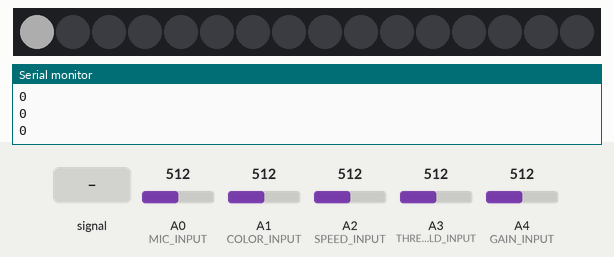
A sketch run on a simulated Arduino Uno, built with avr-gcc and run on an emulated ATmega328P. Parts: 16 RGB LEDs in strip order, left to right, the last lines printed to the serial monitor. The inputs (shaded band) are chosen by the test bench; at power-on: A0 (MIC_INPUT) = 512, A1 (COLOR_INPUT) = 512, A4 (GAIN_INPUT) = 512, A3 (THRESHOLD_INPUT) = 512, A2 (SPEED_INPUT) = 512. Dim RGB values are drawn brighter than linear; random numbers use the default seed unless the sketch sets one.

Above: at 2.8 s.
2.9 s: A0 (MIC_INPUT) fed a 200 Hz sine of ±81 counts around its level
At 4.0 s:
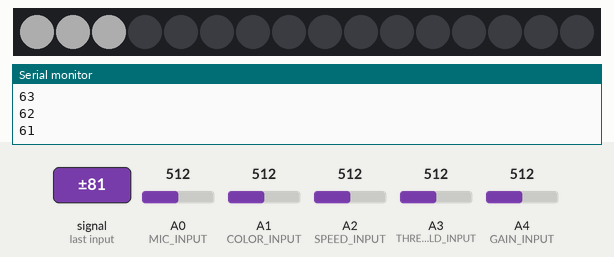
4.4 s: A0 (MIC_INPUT) set to 330
At 5.2 s:
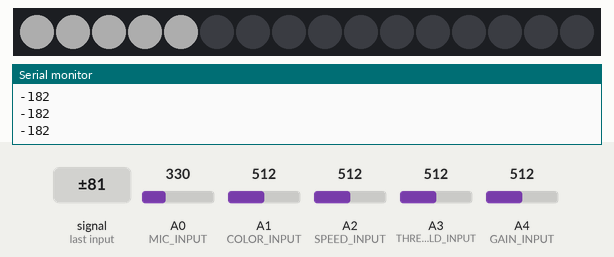
5.9 s: A1 (COLOR_INPUT) set to 330
At 6.8 s:
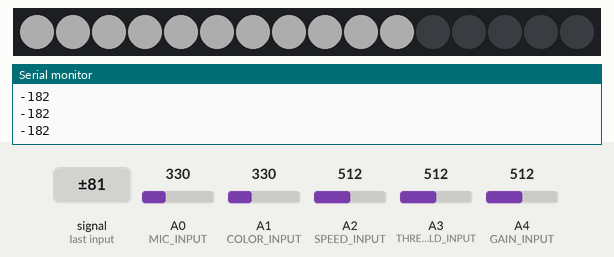
7.4 s: A4 (GAIN_INPUT) set to 330
At 7.9 s:
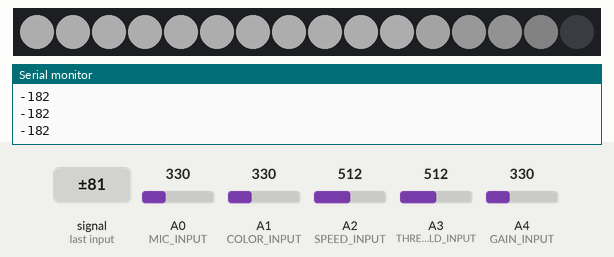
8.9 s: A3 (THRESHOLD_INPUT) set to 860
10.4 s: A0 (MIC_INPUT) fed a 1000 Hz sine of ±255 counts around its level
Timing chart, 0 to 13.0 s (numbered marks = the images above; inputs shaded):
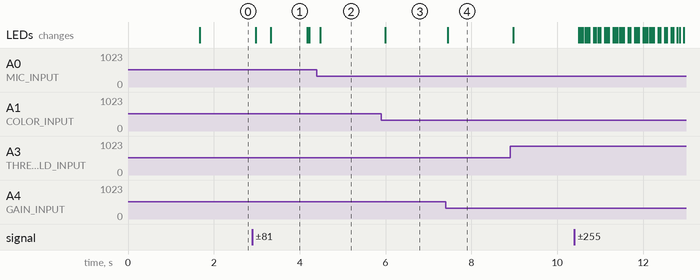

The sketch:

led_tower.ino
```cpp
// Update the configuration file of the TLC to put 3 TLC in cascade
#include "led.h"
#include "program.h"
#include "Tlc5940.h"


// Definition of the pin that receive the signal from the micro
#define MIC_INPUT A0

// Definition of the potentiometer of color adjustment
#define COLOR_INPUT A1

// Definition of the potentiometer of speed adjustment
#define SPEED_INPUT A2

// Definition of the potentiometer of threshold adjustment
#define THRESHOLD_INPUT A3

// Definition of the potentiometer of gain adjustment
#define GAIN_INPUT A4


// Initialization of a table of Leds and its RGB components
Led leds[16];
int red[16];
int green[16];
int blue[16];
int predefined_red[16];
int predefined_green[16];
int predefined_blue[16];

// Initialization of the variables from the Arduino analog inputs
int micro;
int color_pot;
int speed_pot;
int threshold_pot;
int gain_pot;
long average;

// Delay between two updates of Leds
int updates;

// Variables useful for independant programs
int counter;           // programs 1, 2, 3
int number_of_leds;    // program 3

void setup() {

  // Declaration of A0, A1, A2, A3 and A4 as inputs
  pinMode(MIC_INPUT, INPUT);
  pinMode(COLOR_INPUT, INPUT);
  pinMode(SPEED_INPUT, INPUT);
  pinMode(THRESHOLD_INPUT, INPUT);
  pinMode(GAIN_INPUT, INPUT);


  // Association of Leds to its RGB components
  for (int i=0 ; i<16 ; ++i){
    leds[i].red = i;
    leds[i].green = i + 16;
    leds[i].blue = i + 32;
  }

  // TLC initialization
  Tlc.init();
  Tlc.clear();

  // Initialization of useful variables
  counter = 0;
  number_of_leds = 0;

  // Initialization of the average value from the micro
  average = 0;

  for (int i=0 ; i<15000 ; ++i)
    average += analogRead(MIC_INPUT);
  average /= 15000;

  // Initialise the random number generator with a fairly random input (A5 is an unconnected pin)
  randomSeed(analogRead(A5));

  // Debug
  Serial.begin(9600);

}

void loop() {

  // Read the value from the inputs
  micro = analogRead(MIC_INPUT) - average;
  color_pot = analogRead(COLOR_INPUT);
  updates = analogRead(SPEED_INPUT);
  threshold_pot = analogRead(THRESHOLD_INPUT);
  gain_pot = analogRead(GAIN_INPUT);


  //independantProgram2(color_pot, updates, &counter, leds, red, green, blue, predefined_red, predefined_green, predefined_blue);
  //independantProgram3(updates, &counter, &number_of_leds, leds, red, green, blue, predefined_red, predefined_green, predefined_blue);
  //independantProgram4(color_pot, updates, &counter, leds, red, green, blue);
  //independantProgram5(updates, &counter, leds, red, green, blue, predefined_red, predefined_green, predefined_blue);
  program1(micro, color_pot, updates, threshold_pot, gain_pot, leds, red, green, blue);

}
```

functions.cpp
```cpp
#include "functions.h"


// Return the maximum between 2 int
int max2(int x, int y) {
  if (x > y)
    return x;
  else
    return y;
}


// Return the maximum between 3 int
int max3(int x, int y, int z) {
  return max2(x, max2(y, z));
}


// Return the minimum between 2 int
int min2(int x, int y) {
  if (x < y)
    return x;
  else
    return y;
}


// Return the maximum between 3 int
int min3(int x, int y, int z) {
  return min2(x, min2(y, z));
}
```

functions.h
```cpp
#ifndef FUNCTIONS_H
#define FUNCTIONS_H

int max2(int x, int y);
int max3(int x, int y, int z);
int min2(int x, int y, int z);
int min3(int x, int y, int z);


#endif // FUNCTIONS_H
```

led.cpp
```cpp
#include "led.h"


// Turn on a Led with the RGB components in parameter
void lightLed(Led led, int r, int g, int b) {
  Tlc.set(led.red, r / 5);                           // Red component of the LED
  Tlc.set(led.green, g / 5);                         // Green component of the LED
  Tlc.set(led.blue, b / 5);                          // Blue component of the LED
}


// Turn on gradually a Led to its RGB commands
// Return 1 if the Led reaches the command, 0 if not yet
int graduallyTurnOn(Led led, int red_command, int green_command, int blue_command, int * red, int * green, int * blue) {

  if (*red == red_command && *green == green_command && *blue == blue_command) {
      lightLed(led, *red, *green, *blue);
      return 1;
  }

  else {
    if (*red < red_command)
      *red += red_command / 50 + 1;    // +1, because when the command is too weak, the value isn't incremented
    if (*green < green_command)
      *green += green_command / 50 + 1;
    if (*blue < blue_command)
    *  blue += blue_command / 50 + 1;
  }

  if (*red > red_command)
    *red = red_command;
  if (*green > green_command)
    *green = green_command;
  if (*blue > blue_command)
    *blue = blue_command;

  lightLed(led, *red, *green, *blue);
  return 0;

}


// Turn off gradually a Led
// Return 1 when the Led is turned off, 0 if not yet
int graduallyTurnOff(Led led, int * red, int * green, int * blue) {

  if (*red == 0 && *green == 0 && *blue == 0)
    return 1;

  else {
    if (*red > 0)
      *red -= 82 * (*red / max3(*red, *green, *blue)) + 2;    // +2, because it can sometimes remain a weak color when the Led must be turned off
    if (*green > 0)
      *green -= 82 * (*green / max3(*red, *green, *blue)) + 2;
    if (*blue > 0)
      *blue -= 82 * (*blue / max3(*red, *green, *blue)) + 2;
  }

  if (*red < 0)
    *red = 0;
  if (*green < 0)
    *green = 0;
  if (*blue < 0)
    *blue = 0;

  lightLed(led, *red, *green, *blue);
  return 0;

}


// Set predefined colors to the Leds, according to the potentiometer that controls color
void predefinedColor(int color_pot, int * red, int * green, int * blue) {

  if (color_pot < 200){
    int predefined_red[16] = {0, 0, 0, 0, 0, 0, 0, 0, 800, 1600, 1900, 2400, 3000, 3500, 3800, 4095};
    int predefined_green[16] = {0, 600, 1000, 1600, 2400, 3200, 3800, 4095, 4095, 3800, 3200, 1900, 1300, 800, 300, 0};
    int predefined_blue[16] = {4095, 4000, 3800, 3600, 3500, 3200, 2400, 800, 0, 0, 0, 0, 0, 0, 0, 0};
    memcpy(red, predefined_red, 32);      // 32 is the number of bytes to be copied, and an int is on 2 bytes
    memcpy(green, predefined_green, 32);
    memcpy(blue, predefined_blue, 32);
  }

  else if (color_pot < 400) {
    int predefined_red[16] = {4095, 4095, 4095, 4095, 4095, 4095, 4095, 4095, 4095, 4095, 4095, 3000, 2000, 1500, 500, 0};
    int predefined_green[16] = {0, 0, 20, 50, 100, 200, 400, 700, 1000, 1500, 2000, 3000, 4095, 4095, 4095, 4095};
    int predefined_blue[16] = {0, 0, 0, 0, 0, 0, 0, 0, 0, 0, 0, 0, 200, 500, 1000, 2000};
    memcpy(red, predefined_red, 32);
    memcpy(green, predefined_green, 32);
    memcpy(blue, predefined_blue, 32);
  }

  else if (color_pot < 600) {
    int predefined_red[16] = {4095, 4095, 4095, 4095, 4095, 0, 0, 0, 0, 0, 0, 500, 1500, 4095, 4095, 4095};
    int predefined_green[16] = {0, 200, 1000, 2000, 4095, 4095, 4095, 4095, 4095, 1500, 500, 0, 0, 0, 0, 0};
    int predefined_blue[16] = {0, 0, 0, 0, 0, 0, 500, 1500, 4095, 4095, 4095, 4095, 4095, 2500, 500, 0};
    memcpy(red, predefined_red, 32);
    memcpy(green, predefined_green, 32);
    memcpy(blue, predefined_blue, 32);
  }

}


// Set a manual color to a Led from the color potentiometer
void singleColor(int color_pot, int * red, int * green, int * blue) {

  color_pot %= 1100;

  if (color_pot < 170) {          // Red + >green
    red[0] = 4095;
    green[0] = map(color_pot, 0, 170, 0, 4095);
    blue[0] = 0;
  }
  else if (color_pot < 340) {     // Green + <red
    red[0] = map(color_pot, 170, 340, 4095, 0);
    green[0] = 4095;
    blue[0] = 0;
  }
  else if (color_pot < 510) {     // Green + >blue
    red[0] = 0;
    green[0] = 4095;
    blue[0] = map(color_pot, 340, 510, 0, 4095);
  }
  else if (color_pot < 680) {     // Blue + <green
    red[0] = 0;
    green[0] = map(color_pot, 510, 680, 4095, 0);
    blue[0] = 4095;
  }
  else if (color_pot < 850) {     // Blue + >red
    red[0] = map(color_pot, 680, 850, 0, 4095);
    green[0] = 0;
    blue[0] = 4095;
  }
  else if (color_pot < 1020) {    // Red + <blue
    red[0] = 4095;
    green[0] = 0;
    blue[0] = map(color_pot, 850, 1020, 4095, 0);
  }
  else {                          // Red
    red[0] = 4095;
    green[0] = 0;
    blue[0] = 0;
  }
}


// Set a random color
void randomColor(int * red, int * green, int * blue) {

  int predefined_red[11] = {4095, 0, 0, 4095, 2000, 0, 4095, 0, 4095, 4095, 4095};
  int predefined_green[11] = {0, 4095, 0, 0, 4095, 4095, 700, 4095, 0, 4095, 1500};
  int predefined_blue[11] = {0, 0, 4095, 2000, 0, 4095, 0, 1000, 1000, 4095, 0};

  int color = random(11);

  red[0] = predefined_red[color];
  green[0] = predefined_green[color];
  blue[0] = predefined_blue[color];

}
```

led.h
```cpp
#ifndef LED_H
#define LED_H


#include "Tlc5940.h"
#include "functions.h"
#include <stdio.h>


typedef struct {
  int red;
  int green;
  int blue;
} Led;

void lightLed(Led led, int r, int g, int b);
int graduallyTurnOn(Led led, int red_command, int green_command, int blue_command, int * red, int * green, int * blue);
int graduallyTurnOff(Led led, int * red, int * green, int * blue);
void predefinedColor(int color_pot, int * red, int * green, int * blue);
void singleColor(int color_pot, int * red, int * green, int * blue);
void randomColor(int * red, int * green, int * blue);


#endif // LED_H
```

program.cpp
```cpp
#include "program.h"


// Led scrolling, one color defined by the user with the color potentiometer
void independantProgram1(int color, int updates, int * counter, Led * leds, int * red, int * green, int * blue, int * predefined_red, int * predefined_green, int * predefined_blue){

  singleColor(color, predefined_red, predefined_green, predefined_blue);

  updates = 10 + updates / 50;

  while(!graduallyTurnOn(leds[*counter], predefined_red[0], predefined_green[0], predefined_blue[0], &red[*counter], &green[*counter], &blue[*counter])) {
    if (*counter > 0)
      graduallyTurnOff(leds[(*counter)-1], &red[(*counter)-1], &green[(*counter)-1], &blue[(*counter)-1]);
    else
      graduallyTurnOff(leds[15], &red[15], &green[15], &blue[15]);
    delay(updates);
    Tlc.update();
  }

 (*counter)++;
 if (*counter > 15)
   *counter = 0;

}


// Led scrolling, color gradient defined by the user with the color potentiometer
void independantProgram2(int color, int updates, int * counter, Led * leds, int * red, int * green, int * blue, int * predefined_red, int * predefined_green, int * predefined_blue){

  predefinedColor(color, predefined_red, predefined_green, predefined_blue);

  updates = 10 + updates / 50;

  while(!graduallyTurnOn(leds[*counter], predefined_red[*counter], predefined_green[*counter], predefined_blue[*counter], &red[*counter], &green[*counter], &blue[*counter])) {
    if (*counter > 0)
      graduallyTurnOff(leds[(*counter)-1], &red[(*counter)-1], &green[(*counter)-1], &blue[(*counter)-1]);
    else
      graduallyTurnOff(leds[15], &red[15], &green[15], &blue[15]);
    delay(updates);
    Tlc.update();
  }

 (*counter)++;
 if (*counter > 15)
   *counter = 0;

}


//
/*void independantProgram3(int updates, int * counter, int * number, Led * leds, int * red, int * green, int * blue, int * predefined_red, int * predefined_green, int * predefined_blue) {

  if (*counter >= *number || *counter == 0) {
    int i = 0;
    while(!graduallyTurnOff(leds[0], &red[0], &green[0], &blue[0])) {
      for (i=1 ; i<*counter ; ++i) {
        graduallyTurnOff(leds[i], &red[i], &green[i], &blue[i]);
        delay(updates);
        Tlc.update();
      }
    }
    *number = random(3, 15);
    randomColor(predefined_red, predefined_green, predefined_blue);
    *counter = 0;
  }

  updates = 10 + updates / 50;

  while(!graduallyTurnOn(leds[*counter], predefined_red[0], predefined_green[0], predefined_blue[0], &red[*counter], &green[*counter], &blue[*counter])) {
    delay(updates);
    Tlc.update();
  }
  (*counter)++;

}*/


// Color variation, all Leds turned on
void independantProgram4(int color, int updates, int * counter, Led * leds, int * red, int * green, int * blue) {

  updates = 10 + updates / 50;

  color /= 20;

  int i = 0;

  for (i=0 ; i<16; ++i) {
    singleColor((*counter + color*i), red, green, blue);
    lightLed(leds[i], red[0], green[0], blue[0]);
  }

  delay(updates);
  Tlc.update();

  (*counter)++;
  if (*counter > 1100)
    *counter = 0;

}


// Random Leds and colors
void independantProgram5(int updates, int * previous_led, Led * leds, int * red, int * green, int * blue, int * predefined_red, int * predefined_green, int * predefined_blue) {

  randomColor (predefined_red, predefined_green, predefined_blue);

  updates = 10 + updates / 50;

  int led_number = random(0, 15);
  while (led_number == *previous_led)
    led_number = random(0, 15);

  while(!graduallyTurnOn(leds[led_number], predefined_red[0], predefined_green[0], predefined_blue[0], &red[led_number], &green[led_number], &blue[led_number])) {
    graduallyTurnOff(leds[*previous_led], &red[*previous_led], &green[*previous_led], &blue[*previous_led]);
    Tlc.update();
    delay(updates);
  }

  *previous_led = led_number;

}


// Program reacting to sound with a color gradient
void program1(int micro, int color, int updates, int threshold, int gain, Led * leds, int * red, int * green, int * blue) {

  predefinedColor(color, red, green, blue);

  updates = 20 + updates / 20;

  threshold = threshold / 50 - 5;

  int gap = 5 + gain / 50;

  Tlc.clear();

  lightLed(leds[0], red[0], green[0], blue[0]);
  int i = 1;
  for (i=1 ; i<16 ; ++i) {
    if (abs(micro) > threshold + (i + 1.5) * gap)
      lightLed(leds[i], red[i], green[i], blue[i]);
  }


  delay(updates);
  Tlc.update();

  Serial.print(micro);
  Serial.println("\n");

}
```

program.h
```cpp
#ifndef PROGRAM_H
#define PROGRAM_H


#include "led.h"
#include "Tlc5940.h"


void independantProgram1(int color, int updates, int * counter, Led * leds, int * red, int * green, int * blue, int * predefined_red, int * predefined_green, int * predefined_blue);
void independantProgram2(int color, int updates, int * counter, Led * leds, int * red, int * green, int * blue, int * predefined_red, int * predefined_green, int * predefined_blue);
void independantProgram3(int updates, int * counter, int * number, Led * leds, int * red, int * green, int * blue, int * predefined_red, int * predefined_green, int * predefined_blue);
void independantProgram4(int color, int updates, int * counter, Led * leds, int * red, int * green, int * blue);
void independantProgram5(int updates, int * previous_led, Led * leds, int * red, int * green, int * blue, int * predefined_red, int * predefined_green, int * predefined_blue);
void program1(int micro, int color, int updates, int threshold, int gain, Led * leds, int * red, int * green, int * blue);


#endif // PROGRAM_H
```

Measured:
- after the input at 2.9 s, the LEDs: first change after 0.07 s (image 1 shows a later state)
- after the input at 5.9 s, the LEDs: change after 0.09 s (image 3)
- after the input at 7.4 s, the LEDs: change after 0.05 s (image 4)
